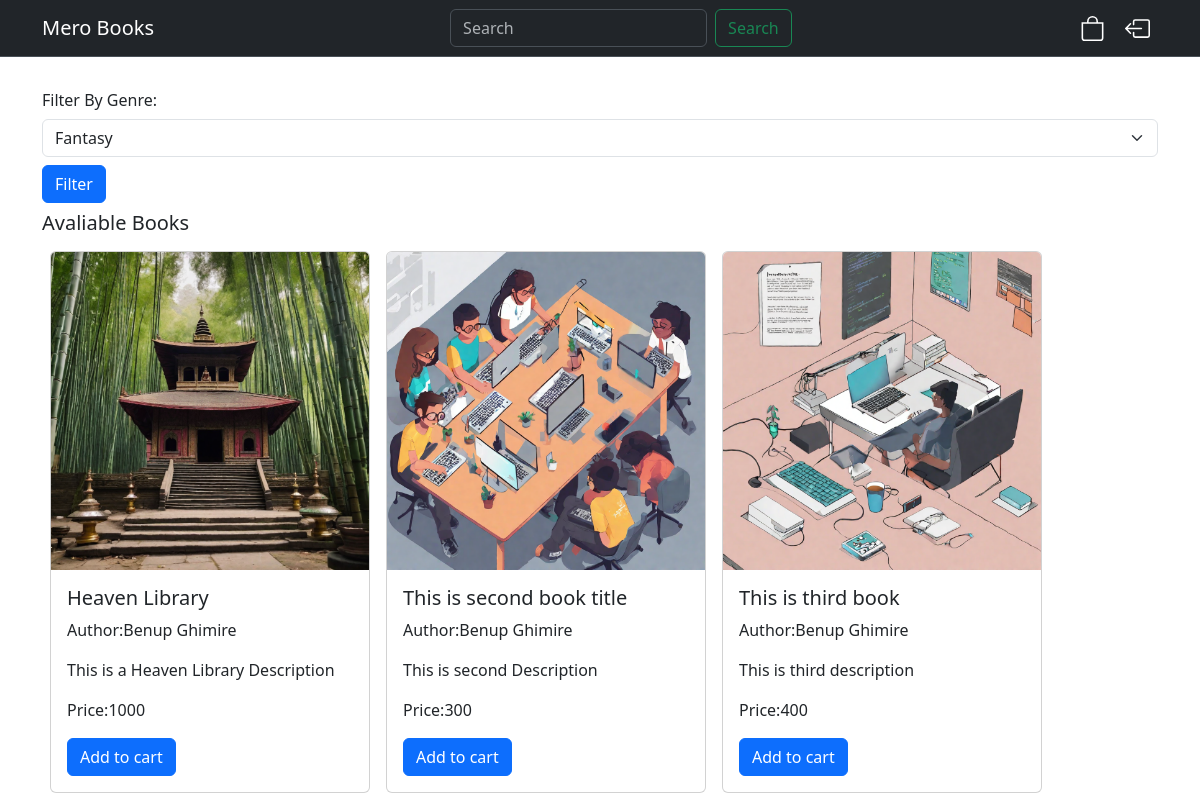
The app's page / (signed in) with its own data.
### store/models.py (models this page shows, shortened)
class Book(models.Model):
    title=models.CharField(max_length=100)
    author=models.ForeignKey(Author,on_delete=models.CASCADE)
    genre=models.ForeignKey(Genre,on_delete=models.CASCADE)
    price=models.IntegerField()
    description=models.TextField()
    book_image=models.ImageField()

class Author(models.Model):
    name=models.CharField(max_length=50)
    def __str__(self) -> str:
        return self.name

### store/views.py (the view, shortened to what this page needs)
# urls.py: path('',HomeView.as_view(),name="home"),
@method_decorator(login_required(login_url='store:login'),name="dispatch")
class HomeView(View):
    def get(self,request):
        genre_id = request.GET.get('genre')
        book_val=request.GET.get('searckBook')
        if genre_id is None and book_val is None:
            books=Book.objects.all()
        elif genre_id is not None:
            books = Book.objects.filter(genre_id=genre_id)
        else:
            books = Book.objects.filter(title__icontains=book_val)
        genre=Genre.objects.all()
        return render(request,'store/home.html',{'books':books,'genre':genre,'messages':''})

### store/templates/store/home.html (shortened to what this page needs)
{% extends 'index.html' %}
{% block content %}
{% include 'storenavbar.html' %}
<div class="container mt-4">
    <form action="{% url 'store:home' %}" method="get">
        <div class="form-group">
            <label for="genre" class="col-form-label">Filter By Genre:</label>
            <select class="form-select" name="genre" id="genre">
              {% for g in genre %}
              <option value="{{ g.id }}">{{ g.name }}</option>
              {% endfor %}
            </select>
        </div>
        <input type="submit" value="Filter" class="btn btn-primary my-2">
    </form>
    <h5>Avaliable Books</h5>
    <div class="row">
        <div class="col d-lg-flex d-md-flex flex-wrap d-block">
            {% for book in books %}
                <div class="card my-2 mx-lg-2 mx-md-2" style="width: 20rem;">
                    <img src="{{book.book_image.url}}" class="card-img-top" alt="{{book.title}}">
                    <div class="card-body">
                    <h5 class="card-title">{{book.title}}</h5>
                    <p class="card-text">Author:{{book.author}}</p>
                    <p class="card-text">{{book.description}}</p>
                    <p class="card-text">Price:{{book.price}}</p>
                    <form method="post" action="{% url 'store:home' %}">
                        <input type="submit" class="btn btn-primary" value="Add to cart">
                    </form>
                    </div>
                </div>
            {% endfor %}
        </div>
    </div>
</div>
{% endblock %}

### records on screen
Book: book_image (picture), title "Heaven Library", author "Benup Ghimire", description "This is a Heaven Library Description", price "1000"
Book: book_image (picture), title "This is second book title", author "Benup Ghimire", description "This is second Description", price "300"
Book: book_image (picture), title "This is third book", author "Benup Ghimire", description "This is third description", price "400"

### other values on screen
form field genre "Fantasy"
